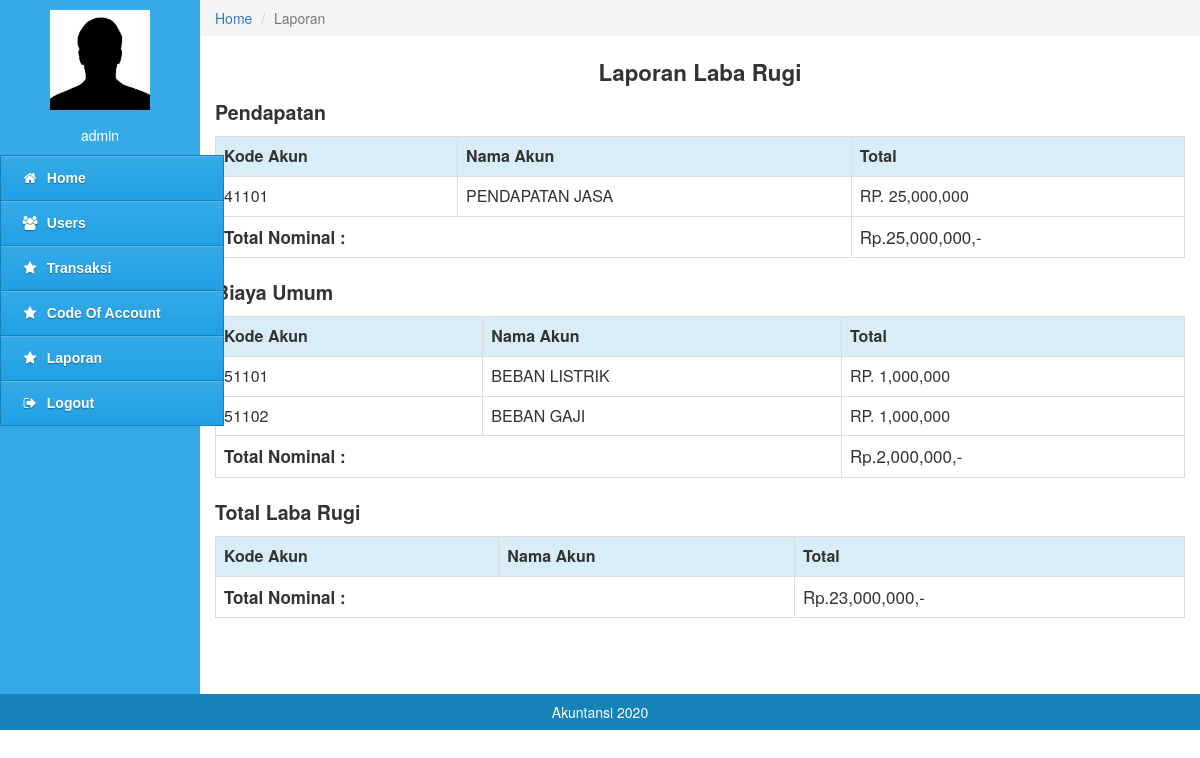
Page /pages/index.php?content=labarugi (signed in) on the committed database.
### tables this page shows
CREATE TABLE `tb_coa` (
  `id` int(10) NOT NULL,
  `kode_akun` int(10) NOT NULL,
  `nama` varchar(50) NOT NULL,
  `gol` varchar(10) NOT NULL,
  `klas` varchar(10) NOT NULL,
  `saldo` int(50) NOT NULL
);

### pages/content_laporan/labarugi.php (the view)
   <div class="col-md-10" style="padding:0px">
     <ol class="breadcrumb" style="margin:0;border-radius:0;">
        <li><a href="?content=home">Home</a></li>
        <li class="active">Laporan</li>
     </ol>
  </div>
<div class="col-md-10" style="min-height:656px">
<br>
<center><p style="font-size:160%;font-weight: bold">Laporan Laba Rugi </p></center>
 <p style="font-size:140%;font-weight: bold"> Pendapatan </p>
           <table class="table table-bordered">
              <tr>
			<th class="info">Kode Akun</th>
			<th class="info">Nama Akun</th>
			<th class="info">Total</th>
              </tr>
		   <?php
   include '../config/configuration.php';
   $product = mysqli_query($conn, "SELECT * FROM `tb_coa` WHERE kode_akun between '41101' and '41401'");
   foreach ($product as $result){
	echo "<tr>
			<td>".$result['kode_akun']."</td>
			<td>".$result['nama']."</td>
			<td>RP. ".number_format($result['saldo'])."</td>
			</tr>";
}
	?>
<?php
$harga_total = 0;
$sql = mysqli_query($conn,"SELECT * FROM `tb_coa` WHERE kode_akun between '41101' and '41401'");
while($data=mysqli_fetch_assoc($sql)) {
$harga_total += $data['saldo'];
}
?>
	<tr>
	 <td colspan="2" style="text-align: left; font-size: 17px;"><b>Total Nominal :</b></td>
	<td style="font-size: 17px; text-align: left; "><?php echo " Rp." . number_format($harga_total).",-"; ?></td>
	</tr>
           </table>
		    <p style="font-size:140%;font-weight: bold"> Biaya Umum </p>
           <table class="table table-bordered">
              <tr>
			<th class="info">Kode Akun</th>
			<th class="info">Nama Akun</th>
			<th class="info">Total</th>
              </tr>
		   <?php
   include '../config/configuration.php';
   $product = mysqli_query($conn, "SELECT * FROM `tb_coa` WHERE kode_akun between '51101' and '51102'");
   foreach ($product as $result){
	echo "<tr>
			<td>".$result['kode_akun']."</td>
			<td>".$result['nama']."</td>
			<td>RP. ".number_format($result['saldo'])."</td>
			</tr>";
}
	?>
<?php
$jml = 0;
$sql = mysqli_query($conn,"SELECT * FROM `tb_coa` WHERE kode_akun between '51101' and '51102'");
while($data=mysqli_fetch_assoc($sql)) {
$jml=$jml+$data['saldo'];
}
?>
	<tr>
	 <td colspan="2" style="text-align: left; font-size: 17px;"><b>Total Nominal :</b></td>
	<td style="font-size: 17px; text-align: left; "><?php echo " Rp." . number_format($jml).",-"; ?></td>
	</tr>
           </table>
		<p style="font-size:140%;font-weight: bold"> Total Laba Rugi </p>
           <table class="table table-bordered">
              <tr>
			<th class="info">Kode Akun</th>
			<th class="info">Nama Akun</th>
			<th class="info">Total</th>
              </tr>
		   <?php
   include '../config/configuration.php';
$laba = 0;
$sql = mysqli_query($conn,"SELECT * FROM `tb_coa`");
while($data=mysqli_fetch_assoc($sql)) {
$laba=$harga_total-$jml;
}
?>
	<tr>
	 <td colspan="2" style="text-align: left; font-size: 17px;"><b>Total Nominal :</b></td>
	<td style="font-size: 17px; text-align: left; "><?php echo " Rp." . number_format($laba).",-"; ?></td>
	</tr>
           </table>
  </div>

### rows in the picture
tb_coa: kode_akun "41101", nama "PENDAPATAN JASA", saldo "25,000,000"
tb_coa: kode_akun "51101", nama "BEBAN LISTRIK", saldo "1,000,000"
tb_coa: kode_akun "51102", nama "BEBAN GAJI", saldo "1,000,000"

### other values in the picture
$_SESSION['username'] "admin"
$harga_total "25,000,000"
$jml "2,000,000"
$laba "23,000,000"
